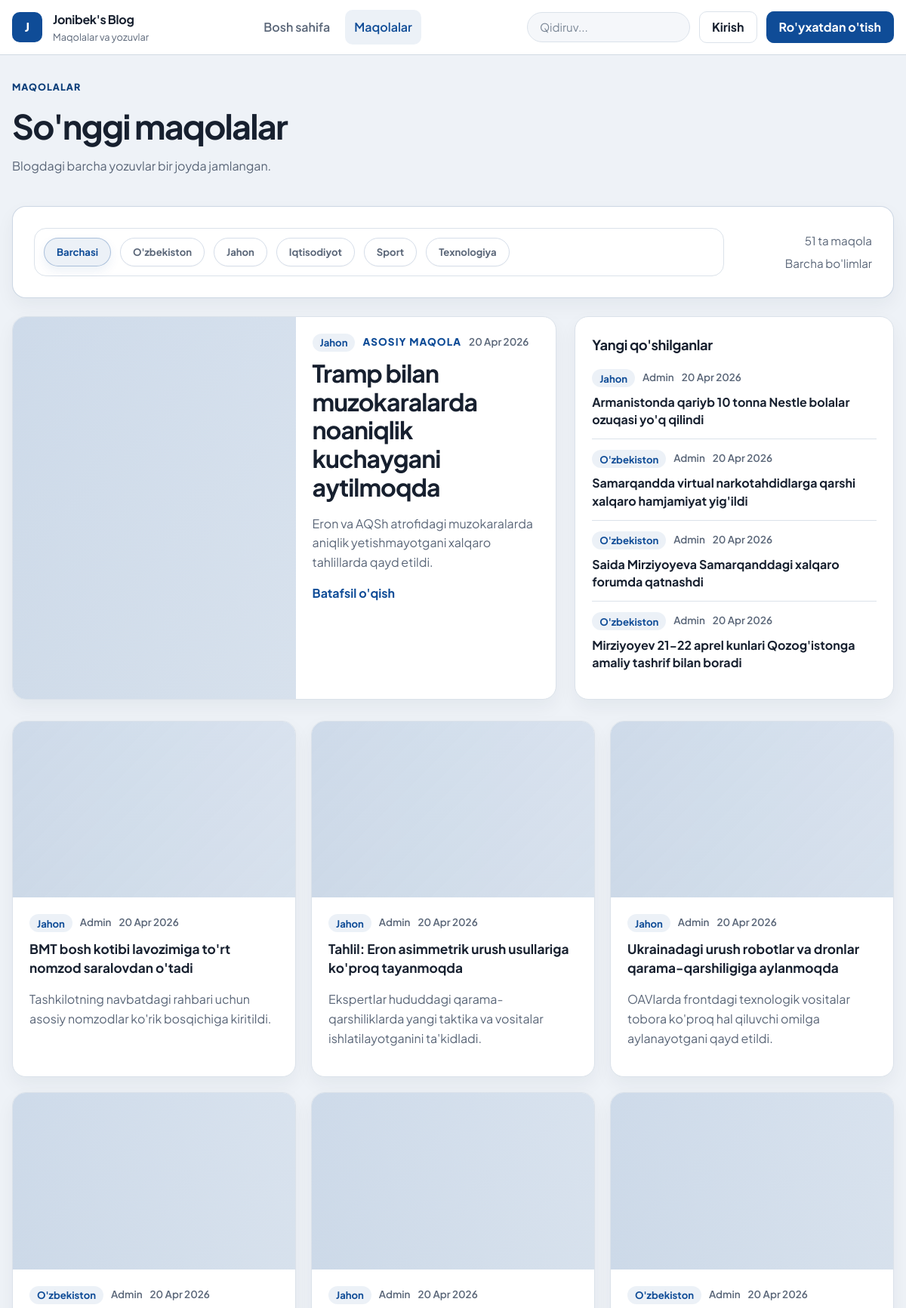
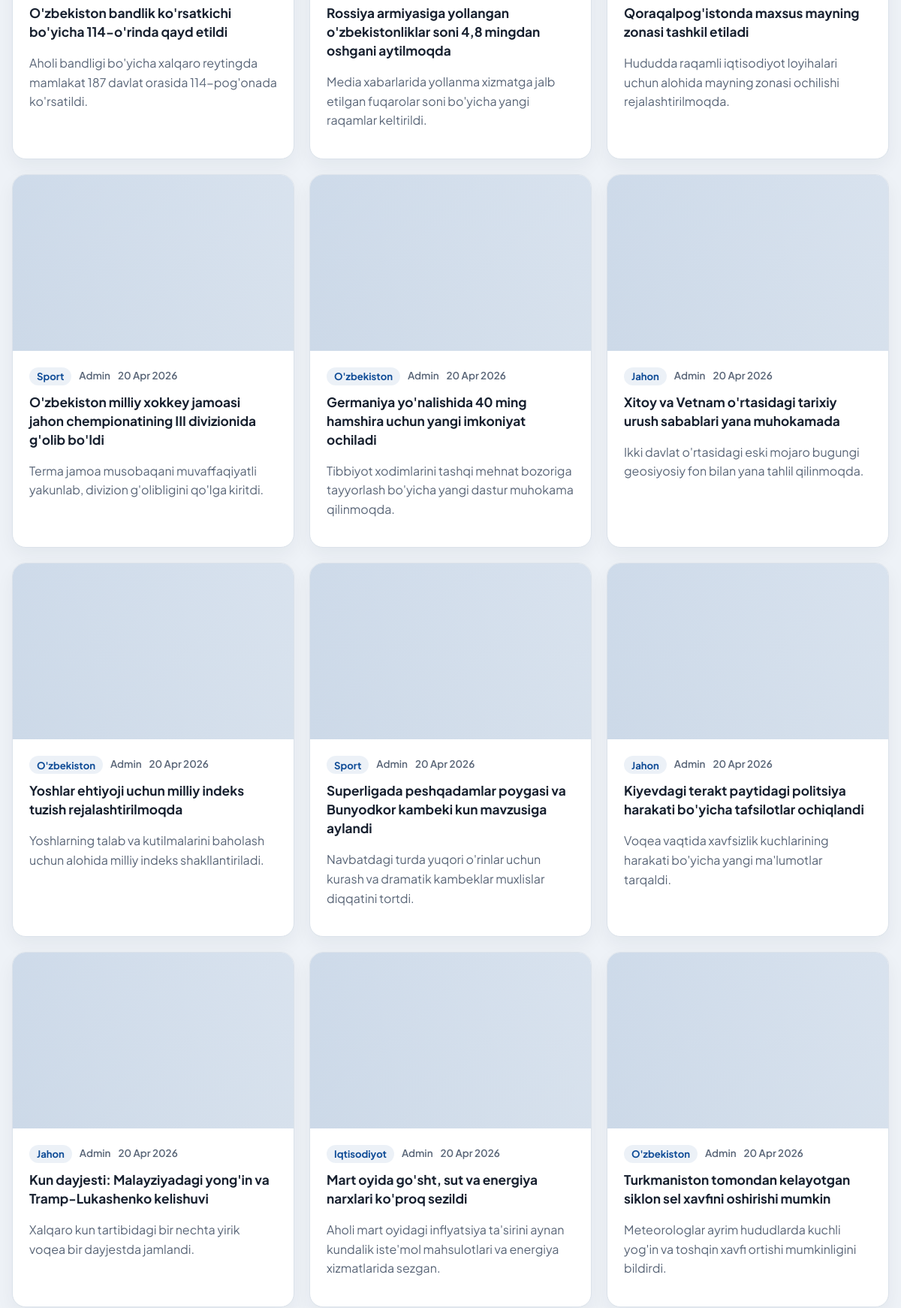
The app's page /articles/ (upper part) with its own data (2 pictures, top to bottom).
### articles/models.py (models this page shows, shortened)
class Article(models.Model):
    CATEGORY_CHOICES = (
        ("uzbekiston", "O'zbekiston"),
        ("jahon", "Jahon"),
        ("iqtisodiyot", "Iqtisodiyot"),
        ("sport", "Sport"),
        ("texnologiya", "Texnologiya"),
    )
    title = models.CharField(max_length=150)
    category = models.CharField(max_length=30, choices=CATEGORY_CHOICES, default="uzbekiston")
    summary = models.CharField(max_length=150, blank=True)
    body = CKEditor5Field()
    photo = models.ImageField(upload_to='images/', blank=True)
    date = models.DateTimeField(auto_now_add=True)
    author = models.ForeignKey(get_user_model(), on_delete=models.CASCADE)

### accounts/models.py (models this page shows)
class CustomUser(AbstractUser):
    age = models.CharField(blank=True, null=True)

### articles/views.py (the view)
# urls.py: path('', ArticleListView.as_view(), name="list"),
class ArticleListView(ListView):
    model = Article
    template_name = "article/list.html"
    def get_queryset(self):
        queryset = Article.objects.select_related("author").order_by("-date")
        self.selected_category = self.request.GET.get("category", "")
        if self.selected_category in dict(Article.CATEGORY_CHOICES):
            queryset = queryset.filter(category=self.selected_category)
        return queryset
    def get_context_data(self, **kwargs):
        context = super().get_context_data(**kwargs)
        articles = list(context["object_list"])
        context["featured_article"] = articles[0] if articles else None
        context["headline_articles"] = articles[1:5]
        context["remaining_articles"] = articles[5:] if len(articles) > 5 else articles[1:]
        context["category_choices"] = Article.CATEGORY_CHOICES
        context["selected_category"] = self.selected_category
        context["selected_category_label"] = dict(Article.CATEGORY_CHOICES).get(
            self.selected_category, ""
        )
        return context

### templates/article/list.html (shortened to what this page needs)
{% extends 'base.html' %}
{% block content %}
<section class="page-heading">
    <div>
        <span class="eyebrow">Maqolalar</span>
        <h1>So'nggi maqolalar</h1>
        <p>Blogdagi barcha yozuvlar bir joyda jamlangan.</p>
    </div>
</section>
<section class="toolbar-card">
    <div class="category-bar">
        <div class="category-strip">
            <a href="{% url 'list' %}" class="category-chip {% if not selected_category %}is-active{% endif %}">Barchasi</a>
            {% for key, label in category_choices %}
                <a href="{% url 'list' %}?category={{ key }}{% if request.GET.q %}&q={{ request.GET.q }}{% endif %}" class="category-chip {% if selected_category == key %}is-active{% endif %}">{{ label }}</a>
            {% endfor %}
        </div>
    </div>
    <div class="toolbar-meta">
        <span>{{ object_list|length }} ta maqola</span>
        <span>{% if selected_category_label %}Tanlangan bo'lim: {{ selected_category_label }}{% else %}Barcha bo'limlar{% endif %}</span>
    </div>
</section>
{% if object_list %}
    <div class="news-search-scope" data-search-list="articles">
        {% if featured_article %}
            <section class="list-top-grid">
                <article class="lead-story" data-search-item data-search-text="{{ featured_article.title }} {{ featured_article.summary }} {{ featured_article.author }}">
                    <a href="{% url 'detail' featured_article.pk %}" class="lead-story-media">
                        {% if featured_article.photo %}
                            <img src="{{ featured_article.photo.url }}" alt="{{ featured_article.title }}">
                        {% else %}
                            <div class="lead-placeholder"></div>
                        {% endif %}
                    </a>
                    <div class="lead-story-body">
                        <div class="story-meta">
                            <span class="category-badge">{{ featured_article.get_category_display }}</span>
                            <span class="story-kicker">Asosiy maqola</span>
                            <span>{{ featured_article.date|date:"d M Y" }}</span>
                        </div>
                        <h2><a href="{% url 'detail' featured_article.pk %}">{{ featured_article.title }}</a></h2>
                        <p>{{ featured_article.summary|default:featured_article.body|striptags|truncatewords:28 }}</p>
                        <a href="{% url 'detail' featured_article.pk %}" class="text-link">Batafsil o'qish</a>
                    </div>
                </article>
                <aside class="headline-panel">
                    <div class="section-head">
                        <h2>Yangi qo'shilganlar</h2>
                    </div>
                    <div class="story-list">
                        {% for article in headline_articles %}
                            <article class="headline-item" data-search-item data-search-text="{{ article.title }} {{ article.summary }} {{ article.author }}">
                                <div class="story-meta">
                                    <span class="category-badge">{{ article.get_category_display }}</span>
                                    <span>{{ article.author|title }}</span>
                                    <span>{{ article.date|date:"d M Y" }}</span>
                                </div>
                                <h3><a href="{% url 'detail' article.pk %}">{{ article.title }}</a></h3>
                            </article>
                        {% empty %}
                            <div class="empty-inline">
                                <p>Yangi maqolalar tez orada shu yerda ko'rinadi.</p>
                            </div>
                        {% endfor %}
                    </div>
                </aside>
            </section>
        {% endif %}
        <section class="news-card-grid">
            {% for article in remaining_articles %}
                <article class="story-card" data-search-item data-search-text="{{ article.title }} {{ article.summary }} {{ article.author }}">
                    <a href="{% url 'detail' article.pk %}" class="story-card-media">
                        {% if article.photo %}
                            <img src="{{ article.photo.url }}" alt="{{ article.title }}">
                        {% else %}
                            <div class="lead-placeholder"></div>
                        {% endif %}
                    </a>
                    <div class="story-card-body">
                        <div class="story-meta">
                            <span class="category-badge">{{ article.get_category_display }}</span>
                            <span>{{ article.author|title }}</span>
                            <span>{{ article.date|date:"d M Y" }}</span>
                        </div>
                        <h3><a href="{% url 'detail' article.pk %}">{{ article.title }}</a></h3>
                        <p>{{ article.summary|default:article.body|striptags|truncatewords:18 }}</p>
                    </div>
                </article>
            {% endfor %}
        </section>
    </div>
{% endif %}
{% endblock content %}

### templates/base.html (shortened to what this page needs)
{% load static %}
<!DOCTYPE html>
<html lang="uz">
<head>
    <link rel="stylesheet" href="{% static 'css/app.css' %}?v=20260421-3">
</head>
<body class="{% block body_class %}{% endblock body_class %}">
    <div class="site-shell">
        <header class="site-header">
            <div class="container">
                <div class="topbar">
                    <a class="brand" href="{% url 'home' %}">
                        <span class="brand-mark">J</span>
                        <span>
                            <strong>Jonibek's Blog</strong>
                            <small>Maqolalar va yozuvlar</small>
                        </span>
                    </a>
                    <nav class="primary-nav" id="primary-nav" data-nav-panel>
                        <a href="{% url 'home' %}" class="{% if request.path == '/' %}is-active{% endif %}">Bosh sahifa</a>
                        <a href="{% url 'list' %}" class="{% if '/articles/' in request.path %}is-active{% endif %}">Maqolalar</a>
                    </nav>
                    <div class="header-tools">
                        <form action="{% url 'list' %}" method="get" class="header-search">
                            <input
                                type="search"
                                name="q"
                                value="{{ request.GET.q }}"
                                placeholder="Qidiruv..."
                                aria-label="Maqolalarni qidirish"
                                data-search-input="articles"
                            >
                        </form>
                        <div class="header-actions">
                            {% if user.is_authenticated %}
                                <details class="profile-menu">
                                    <summary>
                                        <span class="avatar">{{ user.username|slice:":1"|upper }}</span>
                                        <span>{{ user.username|title }}</span>
                                    </summary>
                                    <div class="profile-dropdown">
                                        {% if user.is_superuser %}
                                            <a href="{% url 'create' %}">Post yaratish</a>
                                        {% endif %}
                                        <a href="{% url 'password_change' %}">Parolni yangilash</a>
                                        <form action="{% url 'logout' %}" method="post" class="profile-dropdown-form">
                                            {% csrf_token %}
                                            <button type="submit" class="profile-dropdown-button">Chiqish</button>
                                        </form>
                                    </div>
                                </details>
                            {% else %}
                                <a href="{% url 'login' %}" class="button button-secondary">Kirish</a>
                                <a href="{% url 'signup' %}" class="button button-primary">Ro'yxatdan o'tish</a>
                            {% endif %}
                        </div>
                    </div>
                </div>
            </div>
        </header>
        <main class="page-main">
            <div class="container">
                {% block content %}{% endblock content %}
            </div>
        </main>
    </div>
</body>
</html>

### records on screen
Article: category "Jahon", date "20 Apr 2026", title "Tramp bilan muzokaralarda noaniqlik kuchaygani aytilmoqda", summary "Eron va AQSh atrofidagi muzokaralarda aniqlik yetishmayotgani xalqaro tahlillarda qayd etildi."
Article: category "Jahon", author "Admin", date "20 Apr 2026", title "Armanistonda qariyb 10 tonna Nestle bolalar ozuqasi yo'q qilindi"
Article: category "O'zbekiston", author "Admin", date "20 Apr 2026", title "Samarqandda virtual narkotahdidlarga qarshi xalqaro hamjamiyat yig'ildi"
Article: category "O'zbekiston", author "Admin", date "20 Apr 2026", title "Saida Mirziyoyeva Samarqanddagi xalqaro forumda qatnashdi"
Article: category "O'zbekiston", author "Admin", date "20 Apr 2026", title "Mirziyoyev 21-22 aprel kunlari Qozog'istonga amaliy tashrif bilan boradi"
Article: category "Jahon", author "Admin", date "20 Apr 2026", title "BMT bosh kotibi lavozimiga to'rt nomzod saralovdan o'tadi", summary "Tashkilotning navbatdagi rahbari uchun asosiy nomzodlar ko'rik bosqichiga kiritildi."
Article: category "Jahon", author "Admin", date "20 Apr 2026", title "Tahlil: Eron asimmetrik urush usullariga ko'proq tayanmoqda", summary "Ekspertlar hududdagi qarama-qarshiliklarda yangi taktika va vositalar ishlatilayotganini ta'kidladi."
Article: category "Jahon", author "Admin", date "20 Apr 2026", title "Ukrainadagi urush robotlar va dronlar qarama-qarshiligiga aylanmoqda", summary "OAVlarda frontdagi texnologik vositalar tobora ko'proq hal qiluvchi omilga aylanayotgani qayd etildi."
Article: category "O'zbekiston", author "Admin", date "20 Apr 2026", title "O'zbekiston bandlik ko'rsatkichi bo'yicha 114-o'rinda qayd etildi", summary "Aholi bandligi bo'yicha xalqaro reytingda mamlakat 187 davlat orasida 114-pog'onada ko'rsatildi."
Article: category "Jahon", author "Admin", date "20 Apr 2026", title "Rossiya armiyasiga yollangan o'zbekistonliklar soni 4,8 mingdan oshgani aytilmoqda", summary "Media xabarlarida yollanma xizmatga jalb etilgan fuqarolar soni bo'yicha yangi raqamlar keltirildi."
Article: category "O'zbekiston", author "Admin", date "20 Apr 2026", title "Qoraqalpog'istonda maxsus mayning zonasi tashkil etiladi", summary "Hududda raqamli iqtisodiyot loyihalari uchun alohida mayning zonasi ochilishi rejalashtirilmoqda."
Article: category "Sport", author "Admin", date "20 Apr 2026", title "O'zbekiston milliy xokkey jamoasi jahon chempionatining III divizionida g'olib bo'ldi", summary "Terma jamoa musobaqani muvaffaqiyatli yakunlab, divizion g'olibligini qo'lga kiritdi."
Article: category "O'zbekiston", author "Admin", date "20 Apr 2026", title "Germaniya yo'nalishida 40 ming hamshira uchun yangi imkoniyat ochiladi", summary "Tibbiyot xodimlarini tashqi mehnat bozoriga tayyorlash bo'yicha yangi dastur muhokama qilinmoqda."
Article: category "Jahon", author "Admin", date "20 Apr 2026", title "Xitoy va Vetnam o'rtasidagi tarixiy urush sabablari yana muhokamada", summary "Ikki davlat o'rtasidagi eski mojaro bugungi geosiyosiy fon bilan yana tahlil qilinmoqda."
Article: category "O'zbekiston", author "Admin", date "20 Apr 2026", title "Yoshlar ehtiyoji uchun milliy indeks tuzish rejalashtirilmoqda", summary "Yoshlarning talab va kutilmalarini baholash uchun alohida milliy indeks shakllantiriladi."
Article: category "Sport", author "Admin", date "20 Apr 2026", title "Superligada peshqadamlar poygasi va Bunyodkor kambeki kun mavzusiga aylandi", summary "Navbatdagi turda yuqori o'rinlar uchun kurash va dramatik kambeklar muxlislar diqqatini tortdi."
Article: category "Jahon", author "Admin", date "20 Apr 2026", title "Kiyevdagi terakt paytidagi politsiya harakati bo'yicha tafsilotlar ochiqlandi", summary "Voqea vaqtida xavfsizlik kuchlarining harakati bo'yicha yangi ma'lumotlar tarqaldi."
Article: category "Jahon", author "Admin", date "20 Apr 2026", title "Kun dayjesti: Malayziyadagi yong'in va Tramp-Lukashenko kelishuvi", summary "Xalqaro kun tartibidagi bir nechta yirik voqea bir dayjestda jamlandi."
Article: category "Iqtisodiyot", author "Admin", date "20 Apr 2026", title "Mart oyida go'sht, sut va energiya narxlari ko'proq sezildi", summary "Aholi mart oyidagi inflyatsiya ta'sirini aynan kundalik iste'mol mahsulotlari va energiya xizmatlarida sezgan."
Article: category "O'zbekiston", author "Admin", date "20 Apr 2026", title "Turkmaniston tomondan kelayotgan siklon sel xavfini oshirishi mumkin", summary "Meteorologlar ayrim hududlarda kuchli yog'in va toshqin xavfi ortishi mumkinligini bildirdi."

### other values on screen
{{ label }} "O'zbekiston" "Jahon" "Iqtisodiyot" "Sport" "Texnologiya"
{{ object_list|length }} "51"
